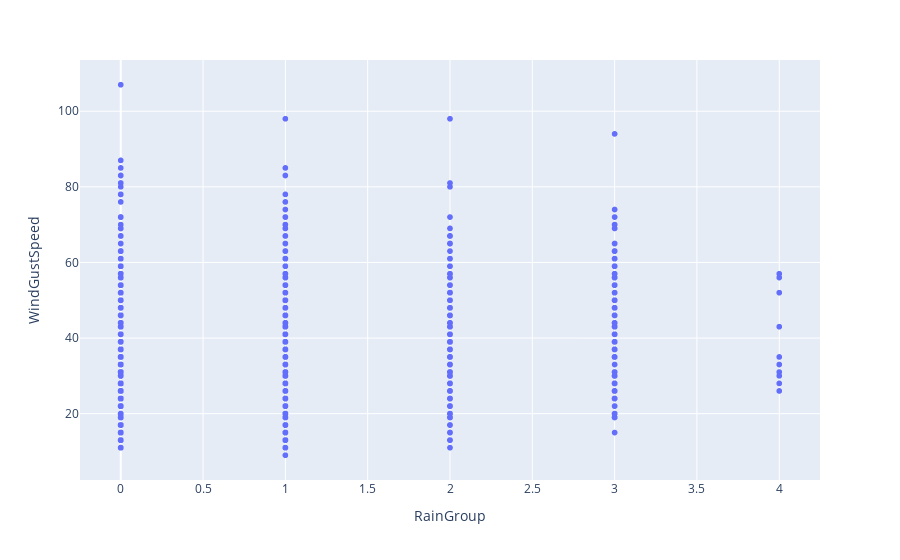

The cell this chart's notebook holds for it:
### Code cell
# The 'WindGustSpeed' column is plotted against the 'RainGroup' column from the 'ext_weather_data' DataFrame
fig = px.scatter(ext_weather_data, y="WindGustSpeed", x="RainGroup")
fig.show()

### Figure 1 — Plotly figure (JSON) as saved in the notebook; plotly's stock layout.template omitted (floating-point values rounded to 4 significant figures; data arrays with more than 128 entries replaced by an {"elided": "..."} marker saying what was removed)
{"data": [{"hovertemplate": "RainGroup=%{x}<br>WindGustSpeed=%{y}<extra></extra>", "legendgroup": "", "marker": {"color": "#636efa", "symbol": "circle"}, "mode": "markers", "name": "", "showlegend": false, "type": "scattergl", "x": {"elided": "3040 int values"}, "xaxis": "x", "y": {"elided": "3040 int values"}, "yaxis": "y"}], "layout": {"legend": {"tracegroupgap": 0}, "margin": {"t": 60}, "xaxis": {"anchor": "y", "domain": [0, 1], "title": {"text": "RainGroup"}}, "yaxis": {"anchor": "x", "domain": [0, 1], "title": {"text": "WindGustSpeed"}}}}
